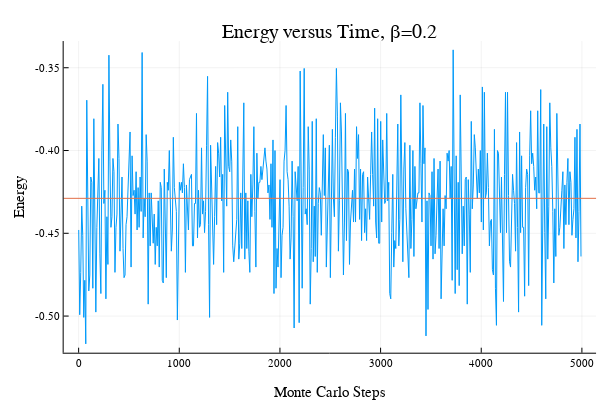

Here is the notebook cell this chart was saved with:
### Code cell
plot(1:nskip:5000,Ea[1:500]/lt.N)
hline!([Eave])
plot!(xlabel="Monte Carlo Steps",
    ylabel="Energy",
    title="Energy versus Time, β=$beta",legend=false)

### Figure 1 — Plotly figure (JSON) as saved in the notebook; plotly's stock layout.template omitted (floating-point values rounded to 4 significant figures; data arrays with more than 128 entries replaced by an {"elided": "..."} marker saying what was removed)
{"data": [{"colorbar": {"title": ""}, "hoverinfo": "text", "legendgroup": "y1", "line": {"color": "rgba(0, 154, 250, 1.000)", "dash": "solid", "shape": "linear", "width": 1}, "mode": "lines", "name": "y1", "showlegend": true, "text": {"elided": "500 null values"}, "type": "scatter", "x": {"elided": "500 int values"}, "xaxis": "x1", "y": {"elided": "500 float values"}, "yaxis": "y1", "zmax": 0.1, "zmin": -0.1}, {"colorbar": {"title": ""}, "hoverinfo": "text", "legendgroup": "y2", "line": {"color": "rgba(227, 111, 71, 1.000)", "dash": "solid", "shape": "linear", "width": 1}, "mode": "lines", "name": "y2", "showlegend": true, "text": [null, null], "type": "scatter", "x": [-529100.0, 534100.0], "xaxis": "x1", "y": [-0.4289, -0.4289], "yaxis": "y1", "zmax": 0.1, "zmin": -0.1}], "layout": {"annotations": [{"font": {"color": "rgba(0, 0, 0, 1.000)", "family": "sans-serif", "size": 20}, "rotation": 0, "showarrow": false, "text": "Energy versus Time, β=0.2", "x": 0.5498, "xanchor": "center", "xref": "paper", "y": 1, "yanchor": "top", "yref": "paper"}], "height": 400, "margin": {"b": 20, "l": 0, "r": 0, "t": 20}, "paper_bgcolor": "rgba(255, 255, 255, 1.000)", "plot_bgcolor": "rgba(255, 255, 255, 1.000)", "showlegend": false, "width": 600, "xaxis": {"anchor": "y1", "domain": [0.1061, 0.9934], "gridcolor": "rgba(0, 0, 0, 0.100)", "gridwidth": 0.5, "linecolor": "rgba(0, 0, 0, 1.000)", "mirror": false, "range": [-148.7, 5141.0], "showgrid": true, "showline": true, "showticklabels": true, "tickangle": 0, "tickcolor": "rgb(0, 0, 0)", "tickfont": {"color": "rgba(0, 0, 0, 1.000)", "family": "sans-serif", "size": 11}, "tickmode": "array", "ticks": "inside", "ticktext": ["0", "1000", "2000", "3000", "4000", "5000"], "tickvals": [0, 1000, 2000, 3000, 4000, 5000], "title": "Monte Carlo Steps", "titlefont": {"color": "rgba(0, 0, 0, 1.000)", "family": "sans-serif", "size": 15}, "type": "-", "visible": true, "zeroline": false, "zerolinecolor": "rgba(0, 0, 0, 1.000)"}, "yaxis": {"anchor": "x1", "domain": [0.07581, 0.9415], "gridcolor": "rgba(0, 0, 0, 0.100)", "gridwidth": 0.5, "linecolor": "rgba(0, 0, 0, 1.000)", "mirror": false, "range": [-0.5221, -0.3339], "showgrid": true, "showline": true, "showticklabels": true, "tickangle": 0, "tickcolor": "rgb(0, 0, 0)", "tickfont": {"color": "rgba(0, 0, 0, 1.000)", "family": "sans-serif", "size": 11}, "tickmode": "array", "ticks": "inside", "ticktext": ["-0.50", "-0.45", "-0.40", "-0.35"], "tickvals": [-0.5, -0.45, -0.4, -0.35], "title": "Energy", "titlefont": {"color": "rgba(0, 0, 0, 1.000)", "family": "sans-serif", "size": 15}, "type": "-", "visible": true, "zeroline": false, "zerolinecolor": "rgba(0, 0, 0, 1.000)"}}}
